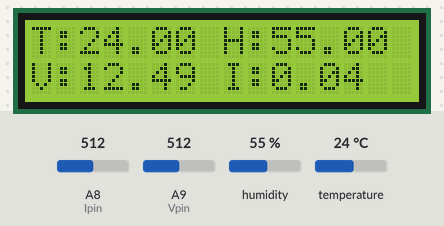
Bench run of a sketch on a simulated Arduino Mega 2560, built with avr-gcc and run on an emulated ATmega2560. On the bench: 16×2 character LCD. The test bench sets the inputs (shaded band); at power-on: humidity 55 %, A8 (Ipin) = 512, A9 (Vpin) = 512, temperature 24 °C. Storage starts empty; what the sketch prints to the serial monitor is not drawn.

Above: at 1.6 s.
1.7 s: humidity set to 22 %
At 4.1 s:
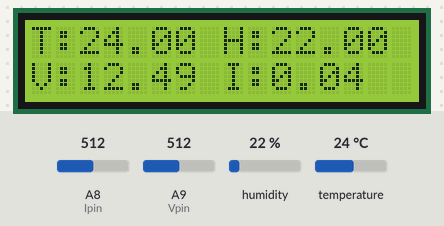
4.5 s: A8 (Ipin) set to 716
At 6.3 s:
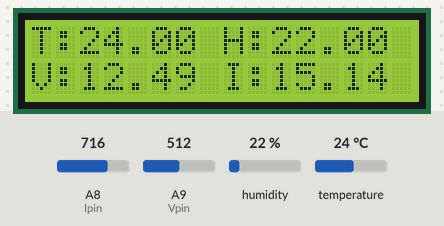
6.6 s: A9 (Vpin) set to 716
At 8.3 s:
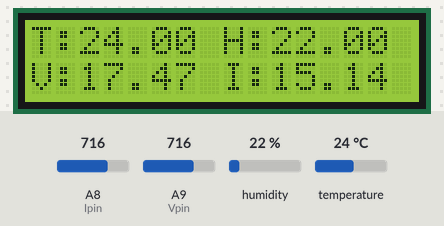
8.6 s: temperature set to 12 °C
At 9.5 s:
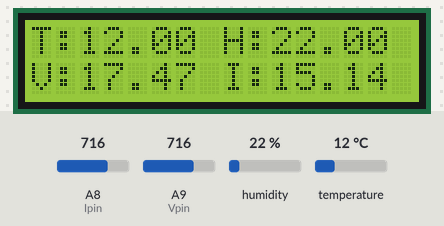
10.7 s: A8 (Ipin) set to 992
At 11.7 s:
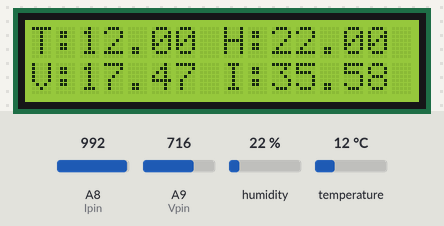
12.7 s: A9 (Vpin) set to 992
At 13.9 s:
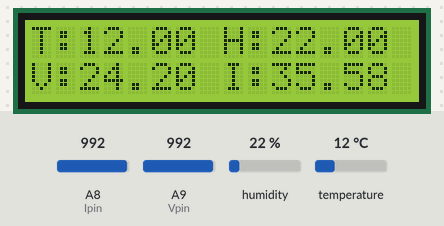
Timing chart, 0 to 15.7 s (numbered marks = the images above; inputs shaded):
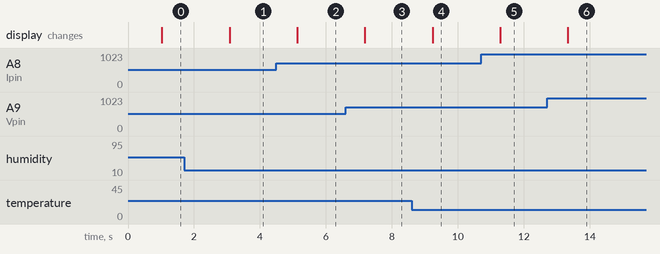

Measured:
- after the input at 1.7 s, the display: changes after 1.4 s (image 1)
- after the input at 4.5 s, the display: changes after 0.63 s (image 2)
- after the input at 6.6 s, the display: changes after 0.58 s (image 3)
- after the input at 8.6 s, the display: changes after 0.63 s (image 4)
- after the input at 10.7 s, the display: changes after 0.58 s (image 5)
- after the input at 12.7 s, the display: changes after 0.64 s (image 6)

The sketch:

SD_DAQ_THVI_Python_DSP.ino
```cpp
#include <SD.h>
#include <SPI.h>
#include <LiquidCrystal.h>
#include <DHT.h>    // importa la Librerias DHT
#include <DHT_U.h>


// LCD 16x2 (módulo) con A0 para botones
const int rs = 8, en = 9, d4 = 4, d5 = 5, d6 = 6, d7 = 7;
LiquidCrystal lcd(rs, en, d4, d5, d6, d7);

// Sensor de corriente
float Sensibilidad = 0.066; // Voltios/Amperio sensor de 30A
float Iread,Ivalue;
int Ipin = A8;

// Sensor de voltaje de 0-25 V
int Vpin = A9;
float Vvalue;

// DHT 22
int SENSOR = A10;
float TEMPERATURA,HUMEDAD;
DHT dht(SENSOR, DHT22);

// Timer
long To=0;

// SD file
File logFile;
boolean saver;

void setup(){
  dht.begin();
  lcd.begin(16,2);
  lcd.clear();
  Serial.begin(9600);
  Serial.print(F("Iniciando SD ..."));
  if (!SD.begin(9))
  {
    Serial.println(F("Error al iniciar"));
    return;
  }
  Serial.println(F("Iniciado correctamente"));
}

void loop(){
  if(millis() > To + 1000){
    // Reescribir
    lcd.clear();
    lcd.setCursor(0,0);

    // Temperatura (°C)
    TEMPERATURA = dht.readTemperature();
    Serial.print(TEMPERATURA);
    Serial.print(",");
    lcd.print("T:"+String(TEMPERATURA));

    // Humedad relativa (%)
    HUMEDAD = dht.readHumidity();
    Serial.print(HUMEDAD);
    Serial.print(",");
    lcd.print(" H:"+String(HUMEDAD));

    lcd.setCursor(0,1);

    // Voltaje (V)
    Vvalue = analogRead(Vpin)*(0.0244); //V=l*(Vomax/Vimax)
    Serial.print(Vvalue);
    lcd.print("V:"+String(Vvalue));
    Serial.print(",");

    // Corriente (A)
    Iread = analogRead(A8)*(5.0 / 1023.0);
    Ivalue=(Iread-2.5)/Sensibilidad;
    Serial.println(Ivalue);
    lcd.print(" I:"+String(Ivalue));

  //Serial.print("SD value ");
  //Serial.println(SD.begin(9));

    // Abrir archivo y escribir valor
    logFile = SD.open("datalog.txt", FILE_WRITE);

    if (logFile) {
          logFile.print(millis());
          logFile.print(TEMPERATURA);
          logFile.print(HUMEDAD);
          logFile.print(Vvalue);
          logFile.print(Ivalue);
          logFile.close();

      }
    else {
      Serial.println("Error al abrir el archivo");
      while (!logFile){
        logFile = SD.open("datalog.txt", FILE_WRITE);
        if (logFile) {
          logFile.print(millis());
          logFile.print(TEMPERATURA);
          logFile.print(HUMEDAD);
          logFile.print(Vvalue);
          logFile.print(Ivalue);
          logFile.close();
                      }
                  }
         }
     To = millis();
  }
}
```
